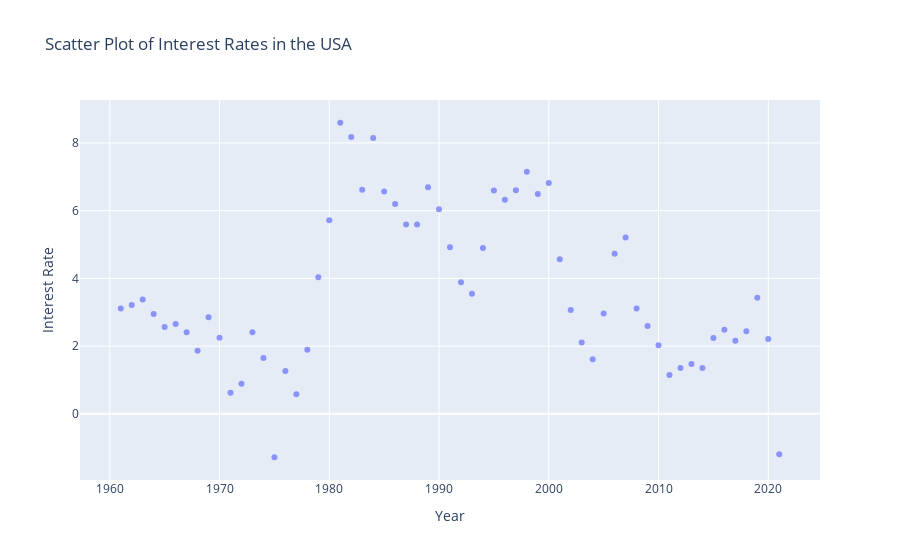

The notebook cell this image was saved under:
### Code cell
fig1 = px.scatter(df_usa, x='year', y='interest', hover_data=['year'],
                 title='Scatter Plot of Interest Rates in the USA',
                 labels={'interest': 'Interest Rate'},
                 opacity=0.7)

fig1.update_layout(
    xaxis_title='Year',
    yaxis_title='Interest Rate',
    showlegend=False
)

fig1.show()

### Figure 1 — Plotly figure (JSON) as saved in the notebook; plotly's stock layout.template omitted (floating-point values rounded to 4 significant figures)
{"data": [{"hovertemplate": "year=%{x}<br>Interest Rate=%{y}<extra></extra>", "legendgroup": "", "marker": {"color": "#636efa", "opacity": 0.7, "symbol": "circle"}, "mode": "markers", "name": "", "orientation": "v", "showlegend": false, "type": "scatter", "x": [1961, 1962, 1963, 1964, 1965, 1966, 1967, 1968, 1969, 1970, 1971, 1972, 1973, 1974, 1975, 1976, 1977, 1978, 1979, 1980, 1981, 1982, 1983, 1984, 1985, 1986, 1987, 1988, 1989, 1990, 1991, 1992, 1993, 1994, 1995, 1996, 1997, 1998, 1999, 2000, 2001, 2002, 2003, 2004, 2005, 2006, 2007, 2008, 2009, 2010, 2011, 2012, 2013, 2014, 2015, 2016, 2017, 2018, 2019, 2020, 2021], "xaxis": "x", "y": [3.108, 3.215, 3.375, 2.952, 2.566, 2.649, 2.406, 1.864, 2.852, 2.25, 0.6226, 0.8872, 2.41, 1.651, -1.281, 1.267, 0.5751, 1.89, 4.035, 5.716, 8.595, 8.177, 6.618, 8.141, 6.563, 6.194, 5.592, 5.59, 6.691, 6.04, 4.915, 3.884, 3.546, 4.898, 6.594, 6.324, 6.603, 7.148, 6.493, 6.813, 4.566, 3.069, 2.107, 1.612, 2.961, 4.726, 5.207, 3.11, 2.592, 2.024, 1.148, 1.354, 1.473, 1.355, 2.237, 2.485, 2.156, 2.441, 3.427, 2.21, -1.189], "yaxis": "y"}], "layout": {"legend": {"tracegroupgap": 0}, "showlegend": false, "title": {"text": "Scatter Plot of Interest Rates in the USA"}, "xaxis": {"anchor": "y", "domain": [0, 1], "title": {"text": "Year"}}, "yaxis": {"anchor": "x", "domain": [0, 1], "title": {"text": "Interest Rate"}}}}
